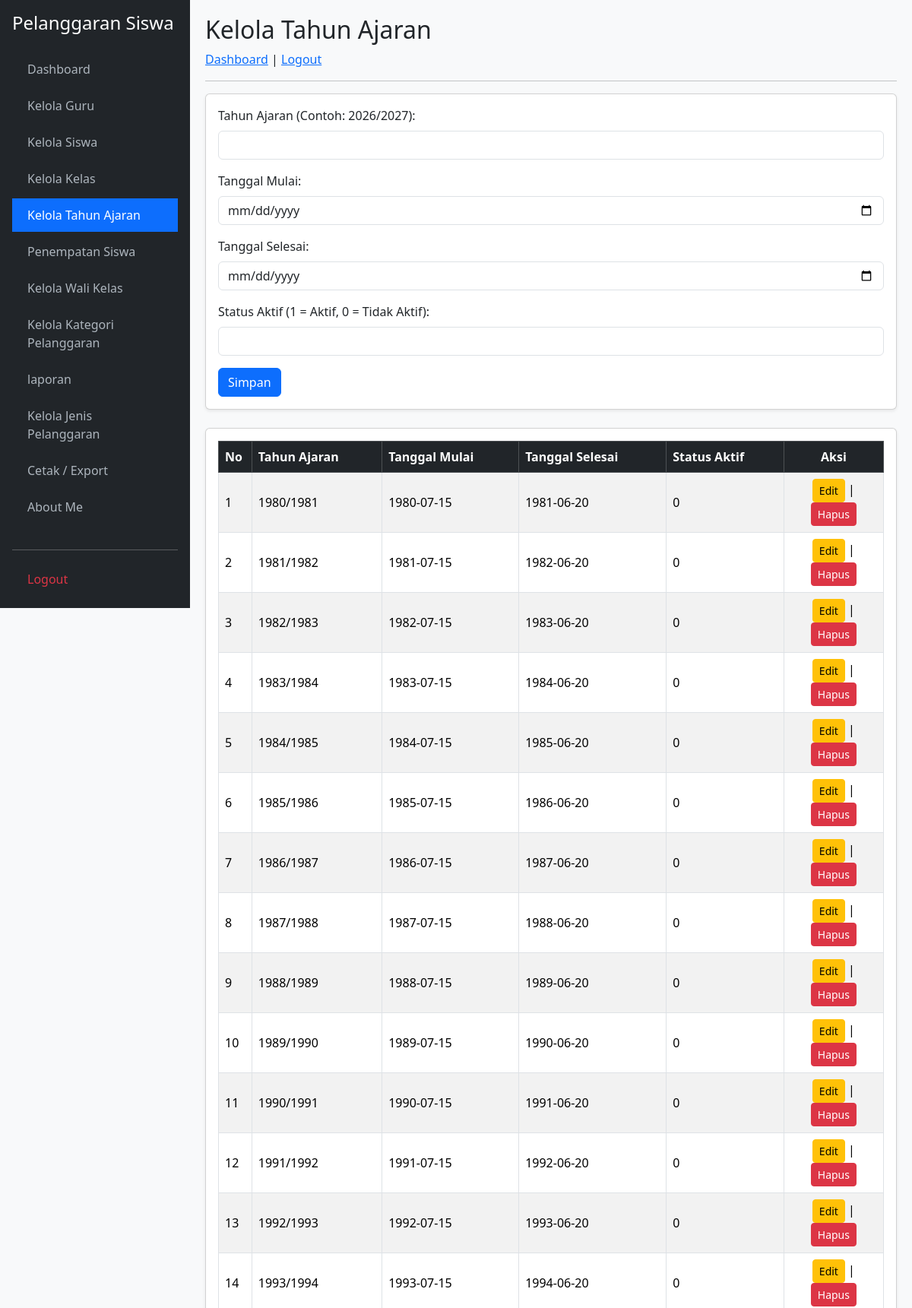
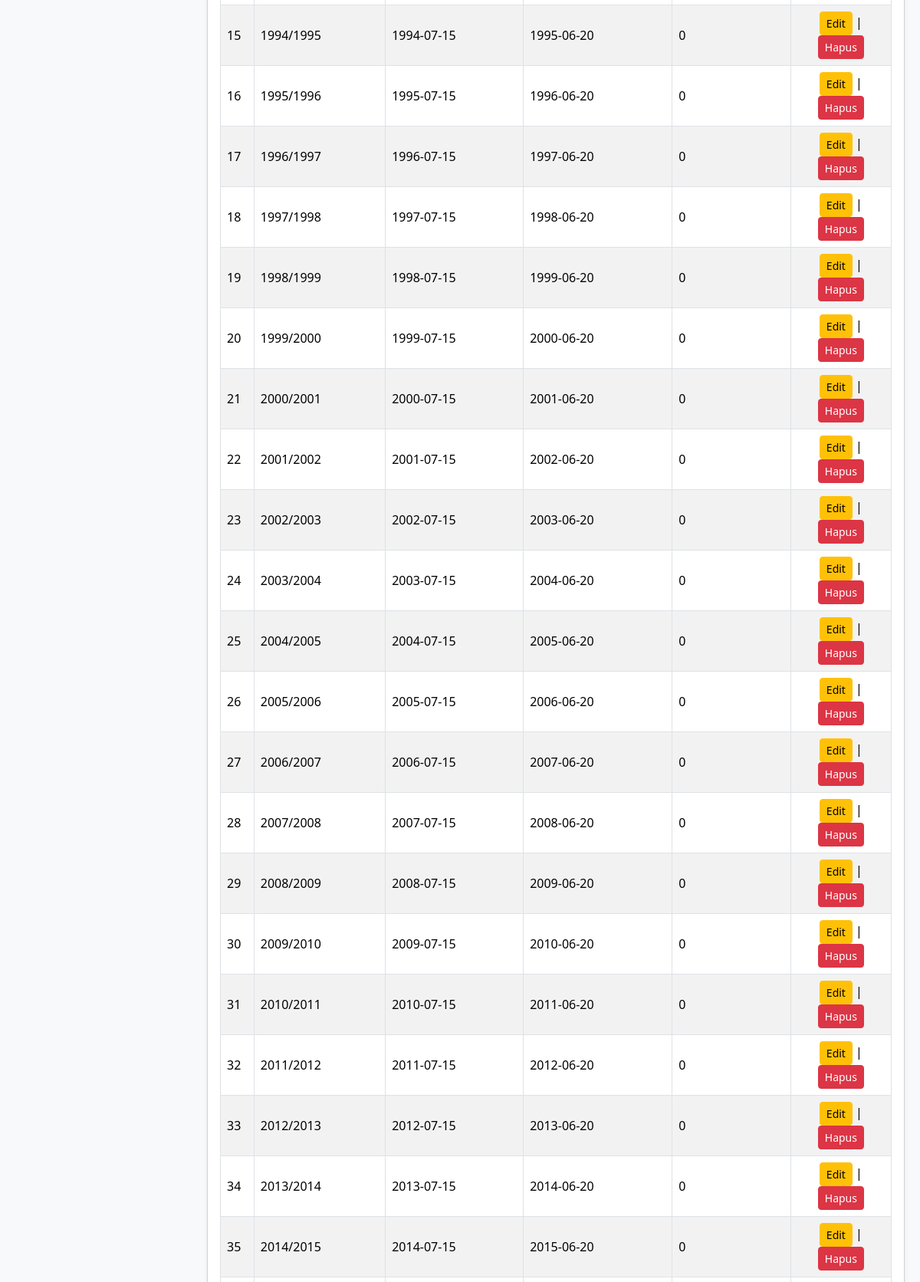
Page /kelola_tahun_ajaran.php (signed in, upper part) on the committed database (2 pictures, top to bottom).
### tables this page shows
CREATE TABLE `t_tahun_ajaran` (
  `id` int(11) NOT NULL,
  `nama` varchar(20) NOT NULL,
  `tanggal_mulai` date DEFAULT NULL,
  `tanggal_selesai` date DEFAULT NULL,
  `status_aktif` tinyint(1) DEFAULT 1,
  `created_at` timestamp NULL DEFAULT NULL,
  `updated_at` timestamp NULL DEFAULT NULL
);

### kelola_tahun_ajaran.php (the view, shortened to what this page needs)
<?php
require_once 'koneksi.php';
$role = $_SESSION['role'];
$edit = isset($_GET['edit']) ? mysqli_fetch_assoc(mysqli_query($koneksi, "SELECT * FROM t_tahun_ajaran WHERE id='{$_GET['edit']}'")) : ['id'=>'','nama'=>'','tanggal_mulai'=>'','tanggal_selesai'=>'','status_aktif'=>''];
$data = mysqli_query($koneksi, "SELECT * FROM t_tahun_ajaran");
?>
<!DOCTYPE html>
<html lang="id">
<head>
    <link href="https://cdn.jsdelivr.net/npm/bootstrap@5.3.2/dist/css/bootstrap.min.css" rel="stylesheet">
</head>
<body>
    <div class="sidebar d-flex flex-column p-3">
        <h4 class="text-white mb-4">Pelanggaran Siswa</h4>
        <ul class="nav nav-pills flex-column mb-auto">
            <li class="nav-item mb-1"><a href="dashboard.php">Dashboard</a></li>
            <?php if ($role === 'admin'): ?>
                <li class="nav-item mb-1"><a href="kelola_guru.php">Kelola Guru</a></li>
                <li class="nav-item mb-1"><a href="kelola_siswa.php">Kelola Siswa</a></li>
                <li class="nav-item mb-1"><a href="kelola_kelas.php">Kelola Kelas</a></li>
                <li class="nav-item mb-1"><a href="kelola_tahun_ajaran.php" class="active">Kelola Tahun Ajaran</a></li>
                <li class="nav-item mb-1"><a href="penempatan_siswa.php">Penempatan Siswa</a></li>
                <li class="nav-item mb-1"><a href="kelola_wali_kelas.php">Kelola Wali Kelas</a></li>
                <li class="nav-item mb-1"><a href="kelola_kategori_pelanggaran.php">Kelola Kategori Pelanggaran</a></li>
                <li class="nav-item mb-1"><a href="laporan.php">laporan</a></li>
                <li class="nav-item mb-1"><a href="kelola_jenis_pelanggaran.php">Kelola Jenis Pelanggaran</a></li>
                <li class="nav-item mb-1"><a href="cetak/export.php">Cetak / Export</a></li>
                <li class="nav-item mb-1"><a href="about_me.php">About Me</a></li>
            <?php endif; ?>
        </ul>
        <hr>
        <a href="logout.php" class="text-danger">Logout</a>
    </div>
    <div class="main-content">
        <h2>Kelola Tahun Ajaran</h2>
        <a href="dashboard.php">Dashboard</a> | <a href="logout.php">Logout</a><hr>
        <div class="card shadow-sm mb-4">
            <div class="card-body">
                <form method="POST">
                    <div class="mb-3">
                        <label class="form-label">Tahun Ajaran (Contoh: 2026/2027):</label>
                        <input type="text" name="nama" class="form-control" value="<?= $edit['nama']; ?>" required>
                    </div>
                    <div class="mb-3">
                        <label class="form-label">Tanggal Mulai:</label>
                        <input type="date" name="tanggal_mulai" class="form-control" value="<?= $edit['tanggal_mulai']; ?>" required>
                    </div>
                    <div class="mb-3">
                        <label class="form-label">Tanggal Selesai:</label>
                        <input type="date" name="tanggal_selesai" class="form-control" value="<?= $edit['tanggal_selesai']; ?>" required>
                    </div>
                    <div class="mb-3">
                        <label class="form-label">Status Aktif (1 = Aktif, 0 = Tidak Aktif):</label>
                        <input type="number" name="status_aktif" class="form-control" min="0" max="1" value="<?= $edit['status_aktif']; ?>" required>
                    </div>
                    <button type="submit" name="simpan" class="btn btn-primary">Simpan</button>
                </form>
            </div>
        </div>
        <div class="card shadow-sm">
            <div class="card-body">
                <table class="table table-bordered table-striped align-middle">
                    <thead class="table-dark">
                        <tr>
                            <th width="5%">No</th>
                            <th>Tahun Ajaran</th>
                            <th>Tanggal Mulai</th>
                            <th>Tanggal Selesai</th>
                            <th>Status Aktif</th>
                            <th width="15%" class="text-center">Aksi</th>
                        </tr>
                    </thead>
                    <tbody>
                        <?php $no=1; while($r = mysqli_fetch_assoc($data)): ?>
                        <tr>
                            <td><?= $no++; ?></td>
                            <td><?= $r['nama']; ?></td>
                            <td><?= $r['tanggal_mulai']; ?></td>
                            <td><?= $r['tanggal_selesai']; ?></td>
                            <td><?= $r['status_aktif']; ?></td>
                            <td class="text-center">
                                <a href="kelola_tahun_ajaran.php?edit=<?= $r['id']; ?>" class="btn btn-sm btn-warning">Edit</a> |
                                <a href="kelola_tahun_ajaran.php?hapus=<?= $r['id']; ?>" class="btn btn-sm btn-danger" onclick="return confirm('Hapus?')">Hapus</a>
                            </td>
                        </tr>
                        <?php endwhile; ?>
                    </tbody>
                </table>
            </div>
        </div>
    </div>
</body>
</html>

### kelola_tahun_ajaran.php (style rules this page uses)
body { background-color: #f8f9fa; }
.sidebar { min-height: 100vh; background-color: #212529; color: #fff; position: fixed; width: 250px; top: 0; left: 0; }
.sidebar a { color: #adb5bd; text-decoration: none; display: block; padding: 10px 20px; }
.sidebar a:hover, .sidebar a.active { color: #fff; background-color: #0d6efd; }
.main-content { margin-left: 250px; padding: 20px; }

### rows in the picture
t_tahun_ajaran: nama "1980/1981", tanggal_mulai "1980-07-15", tanggal_selesai "1981-06-20", status_aktif "0"
t_tahun_ajaran: nama "1981/1982", tanggal_mulai "1981-07-15", tanggal_selesai "1982-06-20", status_aktif "0"
t_tahun_ajaran: nama "1982/1983", tanggal_mulai "1982-07-15", tanggal_selesai "1983-06-20", status_aktif "0"
t_tahun_ajaran: nama "1983/1984", tanggal_mulai "1983-07-15", tanggal_selesai "1984-06-20", status_aktif "0"
t_tahun_ajaran: nama "1984/1985", tanggal_mulai "1984-07-15", tanggal_selesai "1985-06-20", status_aktif "0"
t_tahun_ajaran: nama "1985/1986", tanggal_mulai "1985-07-15", tanggal_selesai "1986-06-20", status_aktif "0"
t_tahun_ajaran: nama "1986/1987", tanggal_mulai "1986-07-15", tanggal_selesai "1987-06-20", status_aktif "0"
t_tahun_ajaran: nama "1987/1988", tanggal_mulai "1987-07-15", tanggal_selesai "1988-06-20", status_aktif "0"
t_tahun_ajaran: nama "1988/1989", tanggal_mulai "1988-07-15", tanggal_selesai "1989-06-20", status_aktif "0"
t_tahun_ajaran: nama "1989/1990", tanggal_mulai "1989-07-15", tanggal_selesai "1990-06-20", status_aktif "0"
t_tahun_ajaran: nama "1990/1991", tanggal_mulai "1990-07-15", tanggal_selesai "1991-06-20", status_aktif "0"
t_tahun_ajaran: nama "1991/1992", tanggal_mulai "1991-07-15", tanggal_selesai "1992-06-20", status_aktif "0"
t_tahun_ajaran: nama "1992/1993", tanggal_mulai "1992-07-15", tanggal_selesai "1993-06-20", status_aktif "0"
t_tahun_ajaran: nama "1993/1994", tanggal_mulai "1993-07-15", tanggal_selesai "1994-06-20", status_aktif "0"
t_tahun_ajaran: nama "1994/1995", tanggal_mulai "1994-07-15", tanggal_selesai "1995-06-20", status_aktif "0"
t_tahun_ajaran: nama "1995/1996", tanggal_mulai "1995-07-15", tanggal_selesai "1996-06-20", status_aktif "0"
t_tahun_ajaran: nama "1996/1997", tanggal_mulai "1996-07-15", tanggal_selesai "1997-06-20", status_aktif "0"
t_tahun_ajaran: nama "1997/1998", tanggal_mulai "1997-07-15", tanggal_selesai "1998-06-20", status_aktif "0"
t_tahun_ajaran: nama "1998/1999", tanggal_mulai "1998-07-15", tanggal_selesai "1999-06-20", status_aktif "0"
t_tahun_ajaran: nama "1999/2000", tanggal_mulai "1999-07-15", tanggal_selesai "2000-06-20", status_aktif "0"
t_tahun_ajaran: nama "2000/2001", tanggal_mulai "2000-07-15", tanggal_selesai "2001-06-20", status_aktif "0"
t_tahun_ajaran: nama "2001/2002", tanggal_mulai "2001-07-15", tanggal_selesai "2002-06-20", status_aktif "0"
t_tahun_ajaran: nama "2002/2003", tanggal_mulai "2002-07-15", tanggal_selesai "2003-06-20", status_aktif "0"
t_tahun_ajaran: nama "2003/2004", tanggal_mulai "2003-07-15", tanggal_selesai "2004-06-20", status_aktif "0"
t_tahun_ajaran: nama "2004/2005", tanggal_mulai "2004-07-15", tanggal_selesai "2005-06-20", status_aktif "0"
t_tahun_ajaran: nama "2005/2006", tanggal_mulai "2005-07-15", tanggal_selesai "2006-06-20", status_aktif "0"
t_tahun_ajaran: nama "2006/2007", tanggal_mulai "2006-07-15", tanggal_selesai "2007-06-20", status_aktif "0"
t_tahun_ajaran: nama "2007/2008", tanggal_mulai "2007-07-15", tanggal_selesai "2008-06-20", status_aktif "0"
t_tahun_ajaran: nama "2008/2009", tanggal_mulai "2008-07-15", tanggal_selesai "2009-06-20", status_aktif "0"
t_tahun_ajaran: nama "2009/2010", tanggal_mulai "2009-07-15", tanggal_selesai "2010-06-20", status_aktif "0"
t_tahun_ajaran: nama "2010/2011", tanggal_mulai "2010-07-15", tanggal_selesai "2011-06-20", status_aktif "0"
t_tahun_ajaran: nama "2011/2012", tanggal_mulai "2011-07-15", tanggal_selesai "2012-06-20", status_aktif "0"
t_tahun_ajaran: nama "2012/2013", tanggal_mulai "2012-07-15", tanggal_selesai "2013-06-20", status_aktif "0"
t_tahun_ajaran: nama "2013/2014", tanggal_mulai "2013-07-15", tanggal_selesai "2014-06-20", status_aktif "0"
t_tahun_ajaran: nama "2014/2015", tanggal_mulai "2014-07-15", tanggal_selesai "2015-06-20", status_aktif "0"
